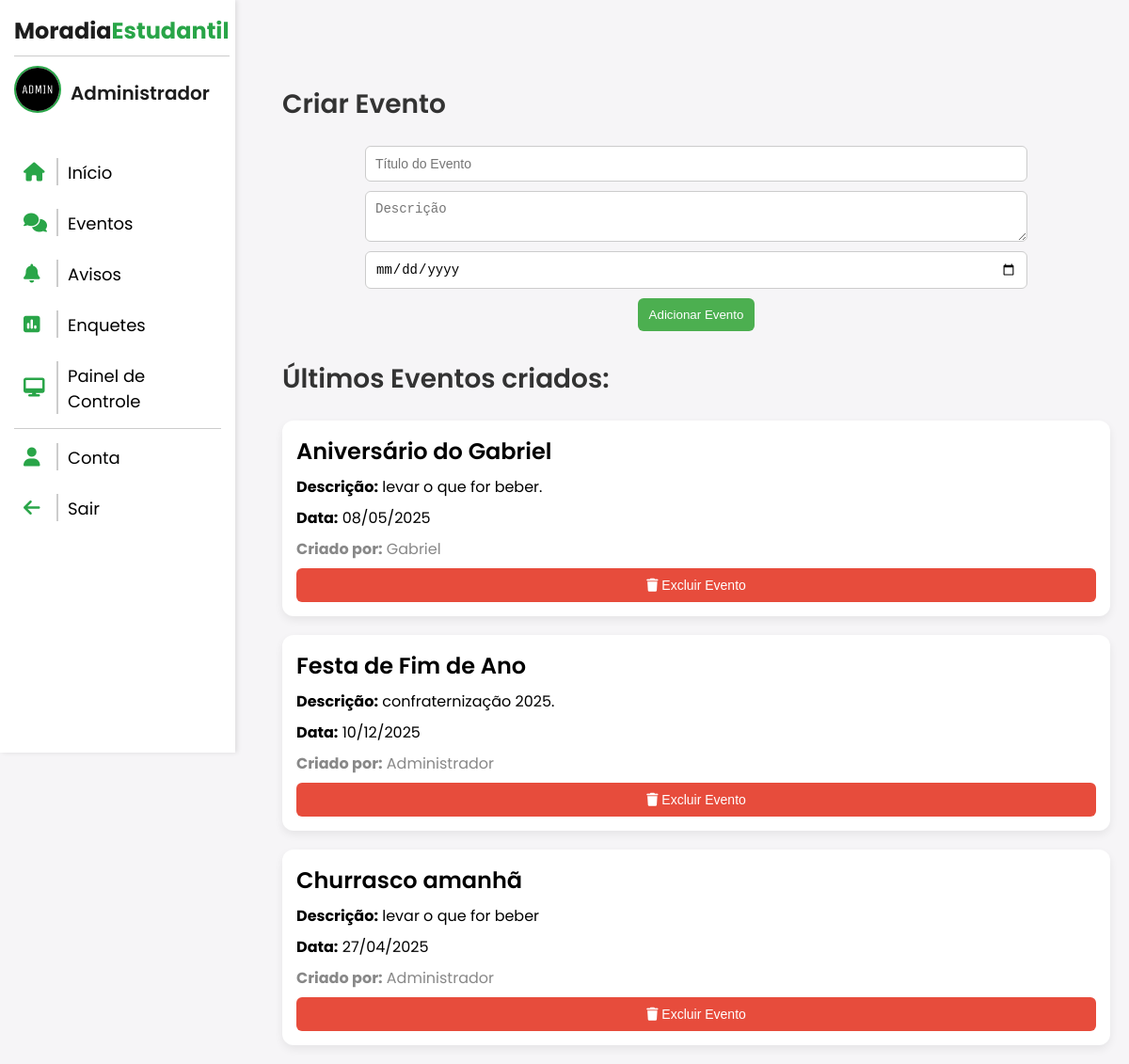
Before: /eventos/ (signed in) with the older database file.
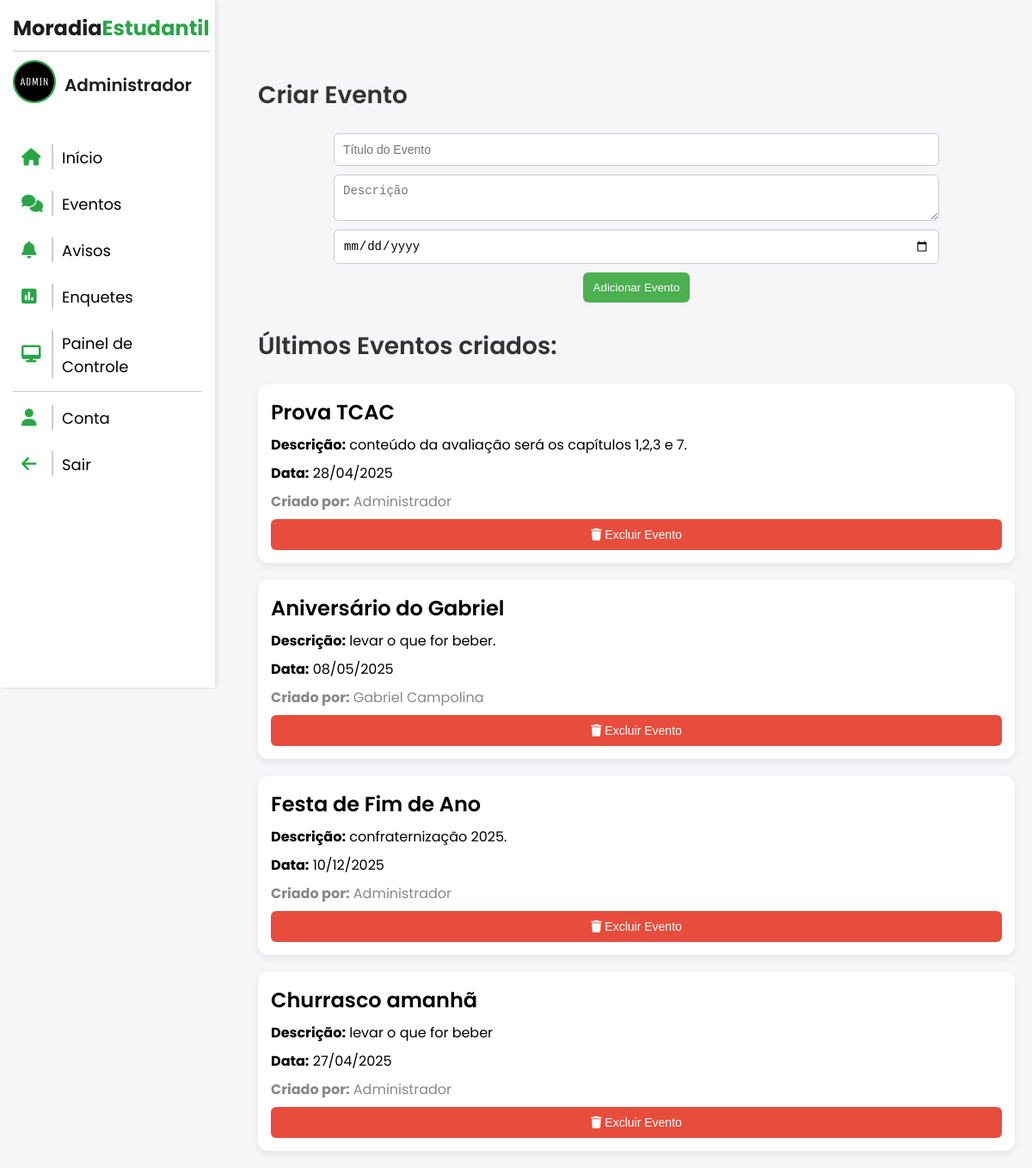
After: the same page with the newer database file.
### AppMoradia/models.py (models this page shows, shortened)
class Evento(models.Model):
    titulo = models.CharField(max_length=200)
    descricao = models.TextField()
    data = models.DateField()
    criado_por = models.ForeignKey(settings.AUTH_USER_MODEL, on_delete=models.CASCADE)
    class Meta:
        ordering = ['-id']

class CustomUser(AbstractUser):
     foto = models.ImageField(
        upload_to='fotos_perfil/',
        blank=True,
        null=True,
        default='fotos_perfil/default.png'
      )
     tipo = (
         ('VISITANTE','Visitante'),
         ('RESIDENTE','Residente'),
         ('SÍNDICO','Síndico'),
         ('COORDENADOR','Coordenador')
     )
     tipo = models.CharField(max_length=100, choices=tipo, default='VISITANTE')

### AppMoradia/views.py (the view)
# urls.py: path('eventos/', views.eventos, name='eventos'),
@login_required
def eventos(request):
    usuario = request.user
    hoje = date.today()
    eventos = Evento.objects.all()
    return render(request, 'eventos.html', {'usuario': usuario, 'eventos': eventos, 'hoje': hoje})

### AppMoradia/templates/eventos.html (shortened to what this page needs)
{% extends 'sidebar-sistema.html' %}
{% load static %}
    {% block content %}
    <div class="dashboard">
        {% if user.tipo == 'COORDENADOR' or user.tipo == 'SÍNDICO' %}
        <h2 class="dashboard-title">Criar Evento</h2>
        <div class="form-adicionar-evento">
            <form method="post" action="{% url 'adicionar_evento' %}">
                <input type="text" name="titulo" placeholder="Título do Evento" required class="input-evento">
                <textarea name="descricao" placeholder="Descrição" required class="textarea-evento"></textarea>
                <input type="date" name="data" required class="input-evento">
                <button type="submit" class="btn-adicionar">Adicionar Evento</button>
            </form>
        </div>
        {% endif %}
        <h2 class="dashboard-title">Últimos Eventos criados:</h2>
        <div class="lista-eventos">
            {% for evento in eventos %}
            <div class="card-evento">
                <h3 class="titulo-evento">{{ evento.titulo }}</h3>
                <div class="info-evento">
                    <p class="descricao-evento"><strong>Descrição:</strong> {{ evento.descricao }}</p>
                    <p class="data-evento"><strong>Data:</strong> {{ evento.data|date:"d/m/Y" }}</p>
                    <p class="autor-evento"><strong>Criado por:</strong> {{ evento.criado_por.first_name }}</p>
                </div>
                {% if user.tipo == 'COORDENADOR' %}
            <form method="post" action="{% url 'excluir_evento' evento.id %}" onsubmit="return confirm('Tem certeza?');">
                <button style="width: 100%;" type="submit" class="btn-delete"><i class="fa-solid fa-trash"></i> Excluir Evento</button>
            </form>
                {% endif %}
            </div>
            {% empty %}
            <p>Nenhum evento cadastrado ainda.</p>
            {% endfor %}
        </div>
    </div>
    {% endblock %}

Changed rows visible on the page:
added Evento: titulo "Prova TCAC", descricao "conteúdo da avaliação será os capítulos 1,2,3 e 7.", data "28/04/2025", criado_por.first_name "Administrador"
changed through a linked row, Evento "Aniversário do Gabriel": criado_por.first_name "Gabriel" → "Gabriel Campolina"
